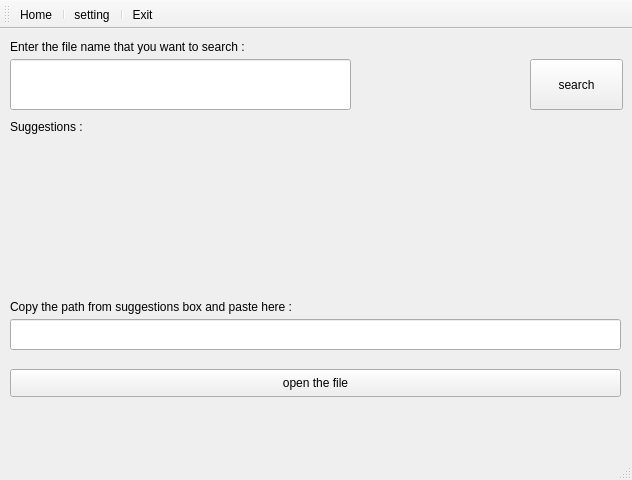
<?xml version="1.0" encoding="UTF-8"?>
<ui version="4.0">
 <class>MainWindow</class>
 <widget class="QMainWindow" name="MainWindow">
  <property name="geometry">
   <rect>
    <x>0</x>
    <y>0</y>
    <width>632</width>
    <height>480</height>
   </rect>
  </property>
  <property name="windowTitle">
   <string>MainWindow</string>
  </property>
  <widget class="QWidget" name="centralwidget">
   <widget class="QLineEdit" name="lineEdit_2">
    <property name="geometry">
     <rect>
      <x>10</x>
      <y>290</y>
      <width>611</width>
      <height>31</height>
     </rect>
    </property>
   </widget>
   <widget class="QLineEdit" name="lineEdit_3">
    <property name="geometry">
     <rect>
      <x>10</x>
      <y>30</y>
      <width>341</width>
      <height>51</height>
     </rect>
    </property>
   </widget>
   <widget class="QPushButton" name="pushButton_2">
    <property name="geometry">
     <rect>
      <x>530</x>
      <y>30</y>
      <width>93</width>
      <height>51</height>
     </rect>
    </property>
    <property name="text">
     <string>search</string>
    </property>
   </widget>
   <widget class="QLabel" name="label">
    <property name="geometry">
     <rect>
      <x>10</x>
      <y>10</y>
      <width>261</width>
      <height>16</height>
     </rect>
    </property>
    <property name="text">
     <string>Enter the file name that you want to search :</string>
    </property>
   </widget>
   <widget class="QLabel" name="label_2">
    <property name="geometry">
     <rect>
      <x>10</x>
      <y>90</y>
      <width>291</width>
      <height>16</height>
     </rect>
    </property>
    <property name="text">
     <string>Suggestions : </string>
    </property>
   </widget>
   <widget class="QLabel" name="label_3">
    <property name="geometry">
     <rect>
      <x>10</x>
      <y>270</y>
      <width>381</width>
      <height>16</height>
     </rect>
    </property>
    <property name="text">
     <string>Copy the path from suggestions box and paste here :</string>
    </property>
   </widget>
   <widget class="QLabel" name="label_4">
    <property name="geometry">
     <rect>
      <x>10</x>
      <y>120</y>
      <width>611</width>
      <height>131</height>
     </rect>
    </property>
    <property name="text">
     <string/>
    </property>
   </widget>
   <widget class="QPushButton" name="pushButton">
    <property name="geometry">
     <rect>
      <x>10</x>
      <y>340</y>
      <width>611</width>
      <height>28</height>
     </rect>
    </property>
    <property name="text">
     <string>open the file</string>
    </property>
   </widget>
  </widget>
  <widget class="QStatusBar" name="statusbar"/>
  <widget class="QToolBar" name="toolBar">
   <property name="windowTitle">
    <string>toolBar</string>
   </property>
   <property name="layoutDirection">
    <enum>Qt::LeftToRight</enum>
   </property>
   <property name="iconSize">
    <size>
     <width>100</width>
     <height>65</height>
    </size>
   </property>
   <attribute name="toolBarArea">
    <enum>TopToolBarArea</enum>
   </attribute>
   <attribute name="toolBarBreak">
    <bool>false</bool>
   </attribute>
   <addaction name="actionHome"/>
   <addaction name="separator"/>
   <addaction name="actionSetting"/>
   <addaction name="separator"/>
   <addaction name="actionExit"/>
  </widget>
  <action name="actionHome">
   <property name="icon">
    <iconset resource="iman.qrc">
     <normaloff>:/Project/home_icon.svg</normaloff>:/Project/home_icon.svg</iconset>
   </property>
   <property name="text">
    <string>Home</string>
   </property>
  </action>
  <action name="actionExit">
   <property name="icon">
    <iconset resource="iman.qrc">
     <normaloff>:/Project/exit_icon.svg</normaloff>:/Project/exit_icon.svg</iconset>
   </property>
   <property name="text">
    <string>Exit</string>
   </property>
  </action>
  <action name="actionSetting">
   <property name="icon">
    <iconset resource="iman.qrc">
     <normaloff>:/Project/settings_icon.svg</normaloff>:/Project/settings_icon.svg</iconset>
   </property>
   <property name="text">
    <string>setting</string>
   </property>
  </action>
 </widget>
 <resources>
  <include location="iman.qrc"/>
 </resources>
 <connections/>
</ui>
